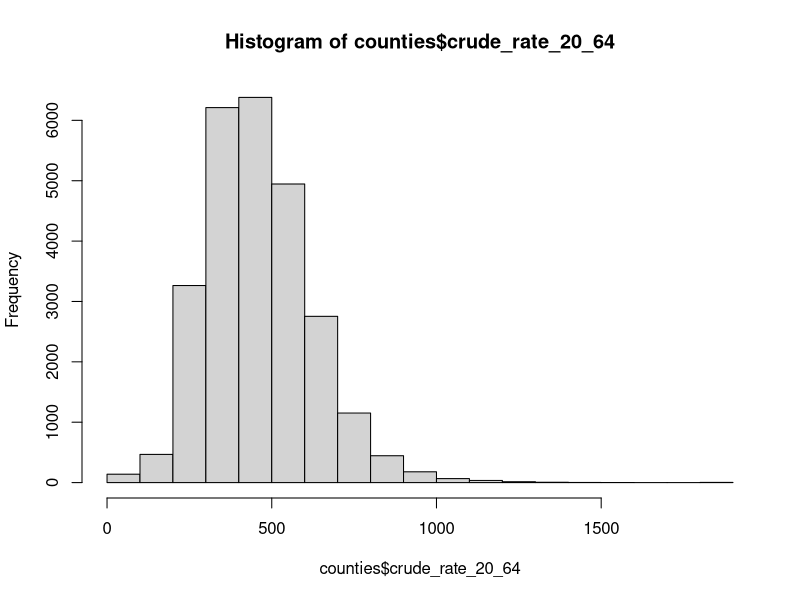
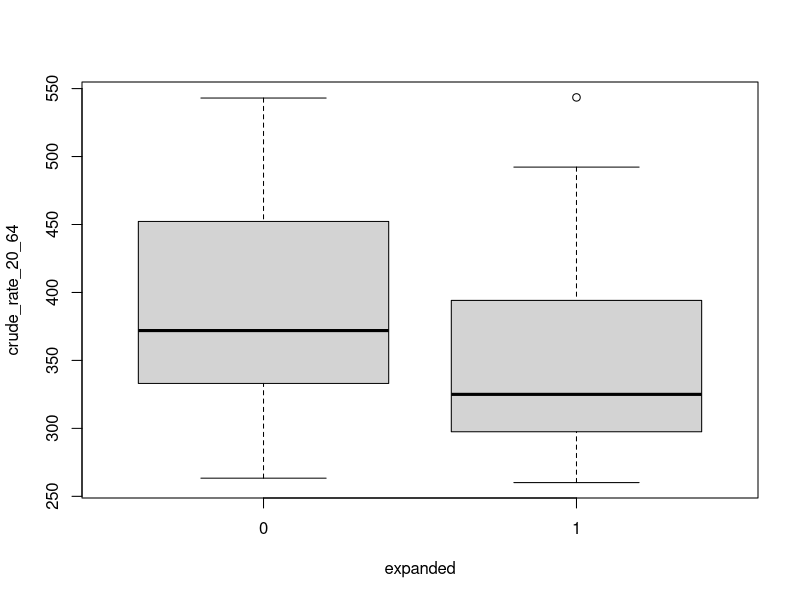
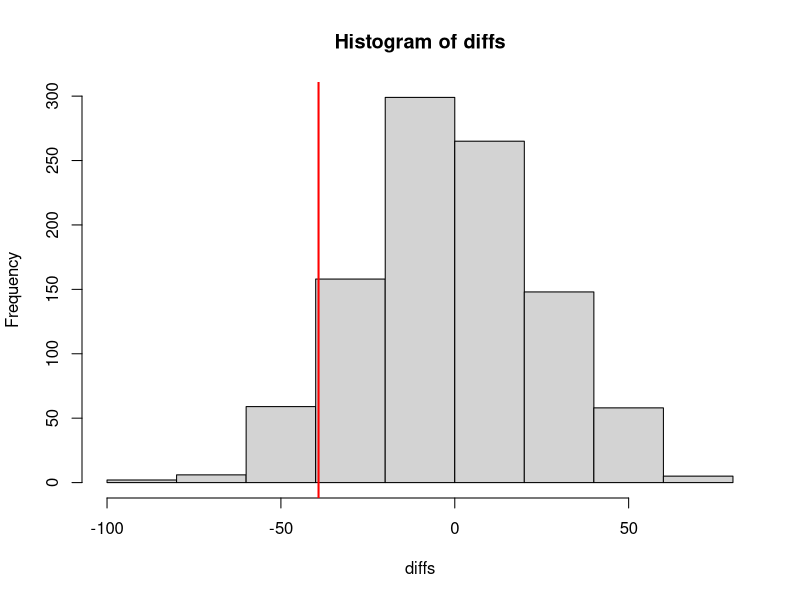

Generate these figures, in order, with R:
## ---- chunk 1
#| include: false
knitr::opts_knit$set(root.dir = normalizePath(".."))
## ---- chunk 2
#| include: false
options(width = 78)
## ---- chunk 3
     #| eval: false
     counties <- read.csv("data/medicaid.csv", row.names = 1)
## ---- chunk 4
counties <- read.csv("data/medicaid.csv", row.names = 1)
## ---- chunk 5
dim(counties)
## ---- chunk 6
names(counties)
## ---- chunk 7
head(counties, 3)
## ---- chunk 8
#| fig-align: center
#| fig-width: 9
#| fig-height: 4.5
hist(counties$crude_rate_20_64)
## ---- chunk 9
d2014 <- counties[counties$year == 2014, ]
dim(d2014)
## ---- chunk 10
d2014$expanded <- ifelse(!is.na(d2014$yaca) & d2014$yaca == 2014, 1, 0)
table(d2014$expanded)
## ---- chunk 11
states_unwt <- aggregate(crude_rate_20_64 ~ state + expanded,
                         data = d2014, FUN = mean)
dim(states_unwt)
## ---- chunk 12
range(d2014$population_20_64)
## ---- chunk 13
d2014$deaths <- d2014$crude_rate_20_64 * d2014$population_20_64 / 1e5

state_deaths <- aggregate(deaths ~ state + expanded, data = d2014, FUN = sum)
state_people <- aggregate(population_20_64 ~ state + expanded, data = d2014, FUN = sum)

states <- state_deaths
states$crude_rate_20_64 <- state_deaths$deaths /
                           state_people$population_20_64 * 1e5

states      <- states[order(states$state), ]
states_unwt <- states_unwt[order(states_unwt$state), ]
## ---- chunk 14
gap <- states_unwt$crude_rate_20_64 - states$crude_rate_20_64
summary(gap)

states$state[abs(gap) > 75]
## ---- chunk 15
#| fig-align: center
#| fig-width: 9
#| fig-height: 4
boxplot(crude_rate_20_64 ~ expanded, data = states)
## ---- chunk 16
aggregate(crude_rate_20_64 ~ expanded, data = states, FUN = mean)
## ---- chunk 17
group_means <- aggregate(crude_rate_20_64 ~ expanded,
                         data = states, FUN = mean)
diff_obs <- group_means$crude_rate_20_64[2] - group_means$crude_rate_20_64[1]
diff_obs
## ---- chunk 18
t.test(crude_rate_20_64 ~ expanded, data = states)
## ---- chunk 19
shuffled <- sample(states$expanded)

mean(states$crude_rate_20_64[shuffled == 1]) -
  mean(states$crude_rate_20_64[shuffled == 0])
## ---- chunk 20
shuffled <- sample(states$expanded)
mean(states$crude_rate_20_64[shuffled == 1]) -
  mean(states$crude_rate_20_64[shuffled == 0])
## ---- chunk 21
set.seed(2026)
diffs <- replicate(1000, {
  shuffled <- sample(states$expanded)
  mean(states$crude_rate_20_64[shuffled == 1]) -
    mean(states$crude_rate_20_64[shuffled == 0])
})
## ---- chunk 22
#| fig-align: center
#| fig-width: 9
#| fig-height: 4.2
hist(diffs)
abline(v = diff_obs, col = "red", lwd = 2)
## ---- chunk 23
mean(abs(diffs) >= abs(diff_obs))
## ---- chunk 24
mean(diffs >= diff_obs)
## ---- chunk 25
m <- lm(crude_rate_20_64 ~ expanded, data = states)
summary(m)
## ---- chunk 26
t.test(crude_rate_20_64 ~ expanded, data = d2014)$p.value
